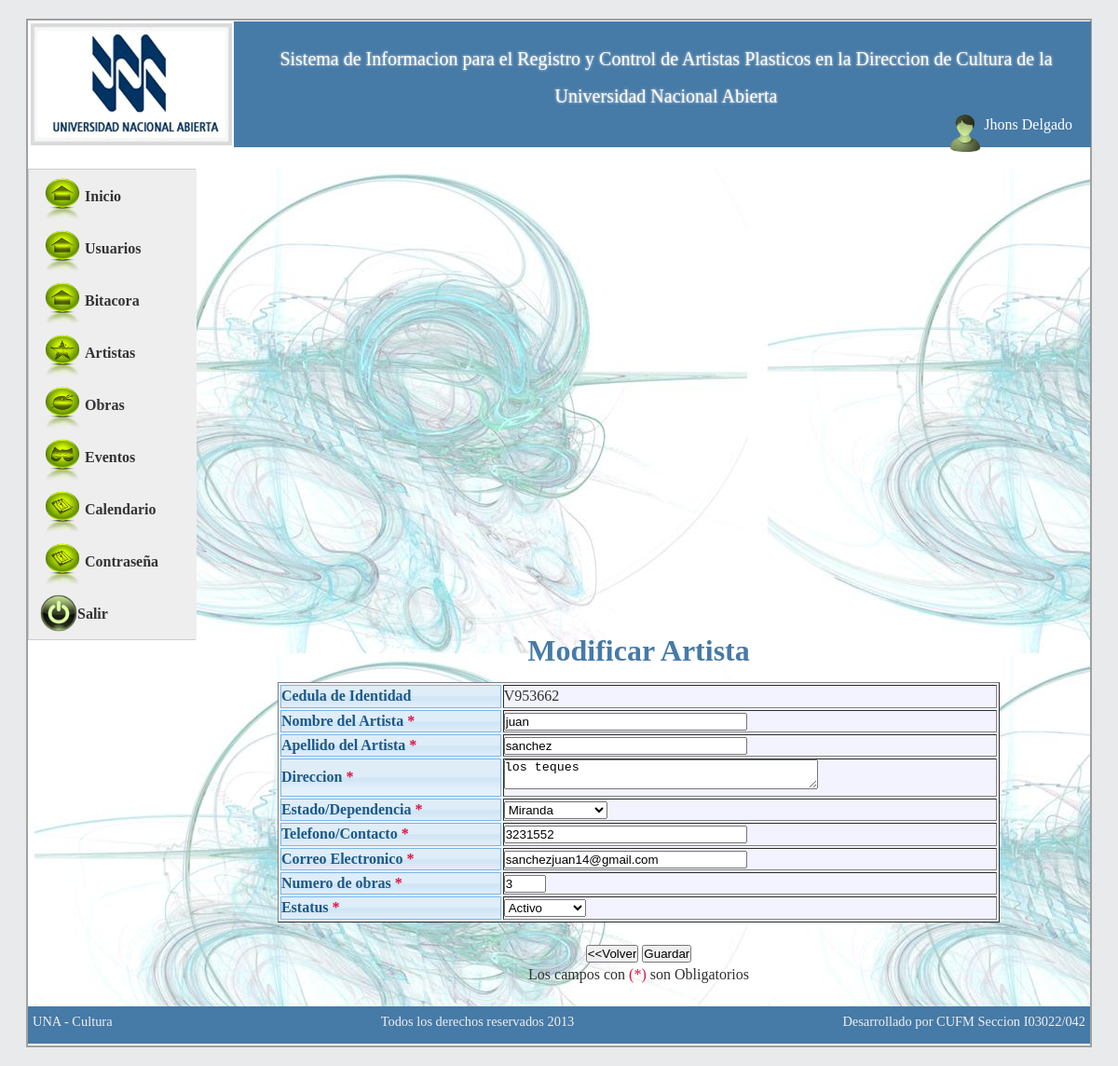
The page /sistema/controller/artista.php?id=21 (signed in) on the database its author committed.
### tables this page shows
CREATE TABLE IF NOT EXISTS `usuarios` (
  `id_usuarios` int(11) NOT NULL AUTO_INCREMENT,
  `usuario` varchar(50) NOT NULL,
  `clave` text NOT NULL,
  `estatus` int(1) NOT NULL,
  `usuario_reg` int(11) NOT NULL,
  `fecha_reg` date NOT NULL,
  `hora_reg` time NOT NULL,
  `usuario_mod` int(11) NOT NULL,
  `fecha_mod` date NOT NULL,
  `hora_mod` time NOT NULL,
  `intentos` int(11) NOT NULL,
  `tipo` varchar(10) NOT NULL,
  `nombre` varchar(100) NOT NULL,
  `apellido` varchar(100) NOT NULL,
  `tipo_cedula` varchar(1) NOT NULL,
  `num_cedula` int(11) NOT NULL,
  `email` varchar(100) DEFAULT NULL,
  `telefono` varchar(11) DEFAULT NULL,
  `cambioclave` varchar(1) NOT NULL DEFAULT 's',
  `session` int(11) NOT NULL DEFAULT '0',
  PRIMARY KEY (`id_usuarios`),
  UNIQUE KEY `usuario` (`usuario`),
  KEY `estatus` (`estatus`)
);

CREATE TABLE IF NOT EXISTS `artistas` (
  `id_artistas` int(11) NOT NULL AUTO_INCREMENT,
  `tp_cedula` char(1) NOT NULL,
  `num_cedula` int(20) NOT NULL,
  `nombre` varchar(50) NOT NULL,
  `apellido` varchar(50) NOT NULL,
  `direccion` text NOT NULL,
  `estado` int(11) NOT NULL,
  `telefono` int(20) NOT NULL,
  `correo` varchar(50) NOT NULL,
  `num_obras` int(11) NOT NULL,
  `fecha_reg` date DEFAULT NULL,
  `usuario_reg` int(11) DEFAULT NULL,
  `hora_reg` time DEFAULT NULL,
  `estatus` int(11) NOT NULL,
  `usuario_mod` int(11) NOT NULL,
  `fecha_mod` date NOT NULL,
  `hora_mod` time NOT NULL,
  PRIMARY KEY (`id_artistas`),
  KEY `estatus` (`estatus`),
  KEY `estado` (`estado`)
);

CREATE TABLE IF NOT EXISTS `estados` (
  `id_estados` int(11) NOT NULL AUTO_INCREMENT,
  `nombre` varchar(255) NOT NULL,
  PRIMARY KEY (`id_estados`)
);

CREATE TABLE IF NOT EXISTS `lista_estatus_artistas` (
  `id_lista_estatus_artista` int(10) NOT NULL AUTO_INCREMENT,
  `estatus_artista` varchar(30) NOT NULL,
  `descripcion` varchar(255) NOT NULL,
  PRIMARY KEY (`id_lista_estatus_artista`)
);

### sistema/controller/artista.php (called while the page is built, shortened)
<?php
$registrar = new Artista();
if (isset($_GET['id'])) {
    $id = $_GET['id'];
    $consulta = $registrar->ver_artista($id);
    $consulta = mysql_fetch_array($consulta);
    $editar = 'si';
    $tp_cedula = $consulta['tp_cedula'];
    $num_cedula = $consulta['num_cedula'];
    $nombre = $consulta['nombre'];
    $apellido = $consulta['apellido'];
    $direccion = $consulta['direccion'];
    $estado = $consulta['estado'];
    $telefono = $consulta['telefono'];
    $correo = $consulta['correo'];
    $num_obras = $consulta['num_obras'];
    $estatus = $consulta['estatus'];
}
$estados = new Estados();
$lista_estados = $estados->listado();
$estatu = new ListaEstatusArtistas();
$listado_estatus = $estatu->listar_estatus();
include '../web/layout/index.php';
?>

### sistema/model/BDculturaconexion.php (called while the page is built, shortened)
<?php
class BDculturaconexion {
    private $conexion;
    public function conectar() {
        if (!isset($this->conexion)) {
            $this->conexion = (mysql_connect("localhost", "root", "12345678")) or die(mysql_error());
        }
    }
    public function ejecutarsql($sql) {
        $resultado = mysql_query($sql, $this->conexion);
        return $resultado;
    }
}
?>

### sistema/model/Artista.php (called while the page is built, shortened)
<?php
class Artista extends BDculturaconexion {
    public function ver_artista($id) {
        $sql = "Select * from artistas WHERE id_artistas = '$id'";
        $consulta = $this->ejecutarsql($sql);
        return $consulta;
    }
}
?>

### sistema/model/Usuarios.php (called while the page is built, shortened)
<?php
class Usuarios extends BDculturaconexion {
    public function detalle($id) {
        $sql = "Select * from usuarios WHERE id_usuarios = '$id'";
        $consulta = $this->ejecutarsql($sql);
        return $consulta;
    }
}
?>

### sistema/model/Estados.php (called while the page is built, shortened)
<?php
class Estados extends BDculturaconexion {
    public function listado() {
        $sql = "Select * from estados";
        $consulta = $this->ejecutarsql($sql);
        return $consulta;
    }
}
?>

### sistema/model/ListaEstatusArtistas.php (called while the page is built, shortened)
<?php
class ListaEstatusArtistas extends BDculturaconexion {
    public function listar_estatus() {
        $sql = "Select * from lista_estatus_artistas";
        $consulta = $this->ejecutarsql($sql);
        return $consulta;
    }
}
?>

### sistema/views/artista/registrar.php (the view, shortened to what this page needs)
<div align="center">
<h1 style="color: #467aa7;">
    <?php if ($editar == 'si') {
				if ($_REQUEST["eliminar"] != 'si')
					echo 'Modificar Artista';
				elseif ($_REQUEST["eliminar"] == 'si')
					echo 'Eliminar Artista';
} elseif ($editar == 'no') {
    echo 'Registrar Artistas';
}
?>
</h1>
        <br />
<form action="<?php
if ($editar == 'si') {
	if ($_REQUEST["eliminar"]!='si'){
    	echo 'artista.php?id=' . @$_GET['id'];
        } elseif ($_REQUEST["eliminar"]=='si') {
    	echo 'artista.php?id=' . @$_GET['id']."&eliminar=si";
        }
} else {
    echo 'artista.php';
}
?>" method="post" name="form" >
    <table width="80%" border="1" style="background-color: #F2F3FF">
            <tr>
                <td class="ui-state-hover">Cedula de Identidad </td>
                <td>
                    <?php echo $editar=="si"? ucfirst(@$tp_cedula).@$num_cedula:''; ?>
                </td>
            </tr>
            <tr>
                <td  class="ui-state-hover">Nombre del Artista <span style="color: #D14;">*</span></td>
                <td><input autocomplete="off" class="sololetrasespacio" name="nombre" type="text" id="nombre" value="<?php echo @$nombre; ?>" size="30" maxlength="30" />
                </td>
            </tr>
            <tr>
                <td  class="ui-state-hover">Apellido del Artista <span style="color: #D14;">*</span></td>
                <td><input autocomplete="off" class="sololetrasespacio" name="apellido" type="text" id="apellido" value="<?php echo @$apellido; ?>" size="30" maxlength="30" />
                </td>
            </tr>
            <tr>
                <td  class="ui-state-hover">Direccion <span style="color: #D14;">*</span></td>
                <td ><textarea name="direccion" cols="40" id="direccion"><?php echo @$direccion; ?></textarea>
                </td>
            </tr>
            <tr>
                <td  class="ui-state-hover">Estado/Dependencia <span style="color: #D14;">*</span></td>
                <td>
                    <select name="estado" id="estado">
<?php while ($lista = mysql_fetch_array($lista_estados)) { ?>
                            <option <?php
    if ($lista['id_estados'] == @$estado) {
        echo 'selected';
    }
    ?> value="<?php echo $lista['id_estados'] ?>"><?php echo $lista['nombre'] ?></option>
<?php } ?>
                    </select>
                </td>
            </tr>
            <tr>
                <td  class="ui-state-hover">Telefono/Contacto <span style="color: #D14;">*</span></td>
                <td><input class="solonumeros" name="telefono" type="text" id="telefono" value="<?php echo @$telefono; ?>" size="30" maxlength="30" />
                </td>
            </tr>
            <tr>
                <td class="ui-state-hover">Correo Electronico <span style="color: #D14;">*</span></td>
                <td><input autocomplete="off" name="correo" type="text" id="correo" value="<?php echo @$correo; ?>" size="30" maxlength="30" />
                </td>
            </tr>
            <tr>
                <td class="ui-state-hover">Numero de obras <span style="color: #D14;">*</span></td>
                <td><input autocomplete="off" class="solonumeros" name="num_obras" type="text" id="num_obras" value="<?php echo @$num_obras; ?>" size="3" maxlength="3" />
                </td>
            </tr>
            <tr>
                <td class="ui-state-hover">Estatus <span style="color: #D14;">*</span></td>
                <td>
                    <select name="estatus" id="estatus">
                        <?php while ($list = mysql_fetch_array($listado_estatus)) { ?>
                            <option <?php
                        if ($list['id_lista_estatus_artista'] == @$estatus) {
                            echo 'selected';
                        }
                        ?> value="<?php echo $list['id_lista_estatus_artista']; ?>"><?php echo ucfirst($list['estatus_artista']); ?></option>
    <?php echo $list['id_lista_estatus_artista'];
} ?>
                    </select>
                </td>
            </tr>
        </table>
        <p>
            <br />
			<input type="button" name="volver" id="volver" value="&lt;&lt;Volver" onclick="location.href='consulta_artista.php'" />
			<?php
			if ($_REQUEST["eliminar"]!='si')
			{
			?>
            <input type="submit" name="guardar" id="guardar" value="Guardar" />
			<?php
			}
			?>
        </p>
<p>Los campos con <span style="color: #D14;">(*)</span> son Obligatorios</p>
<br />
    </div>

### sistema/web/layout/header.php
<div id="header">
    <div style="width: 20%; float: left">
        <img src="../web/image/logo.png" alt="logo" />
    </div>
    <div style="width: 80%; float: right;">
        <p style="font-size: 20px; line-height: 40px; text-align: center; margin-left: 30px; margin-right: 30px; margin-top: 20px; text-shadow: 0px 0px 3px #F2F2F2;" >
            Sistema de Informacion para el Registro y Control de Artistas Plasticos en la Direccion de Cultura de la Universidad Nacional Abierta
        </p>
 <?php
        if ($_SESSION['usuario'] != '') {
            ?>
    <div style="color: #FFF; font-size: 16px; width: 200px; float: right; margin-right: 20px;" >
        <?php
        $id = @$_SESSION['usuario'];
        $user = new Usuarios();
        $usuario = $user->detalle($id);
        $usuario = mysql_fetch_array($usuario);
        ?>
        <div style="float: right;">
        <p style="float: right;"> <span style="margin-top: 1px;"><?php echo ucfirst($usuario['nombre']) . ' ' . ucfirst($usuario['apellido']); ?></span>   </p>
           </div>
        <div style="float: right;" ><img src="../web/css/images/usuario.png" width="40" /></div>
    </div>
        <?php } ?>
    </div>
</div>

### sistema/web/css/style_plantilla.css (style rules this page uses)
body { Tahoma,Arial,sans-serif;line-height:1.4em;text-align:center;color:#303030;background:#e8eaec }
* { margin:0;padding:0 }
#header { height:135px;width:100%;margin:0 1px 1px 1px;background:#467aa7;color:#fff }

### rows shown on the page
usuarios: nombre "Jhons", apellido "Delgado"
artistas: tp_cedula "V", num_cedula "953662", nombre "juan", apellido "sanchez", direccion "los teques", estado "Miranda", telefono "3231552", correo "sanchezjuan14@gmail.com", num_obras "3", estatus "Activo"
